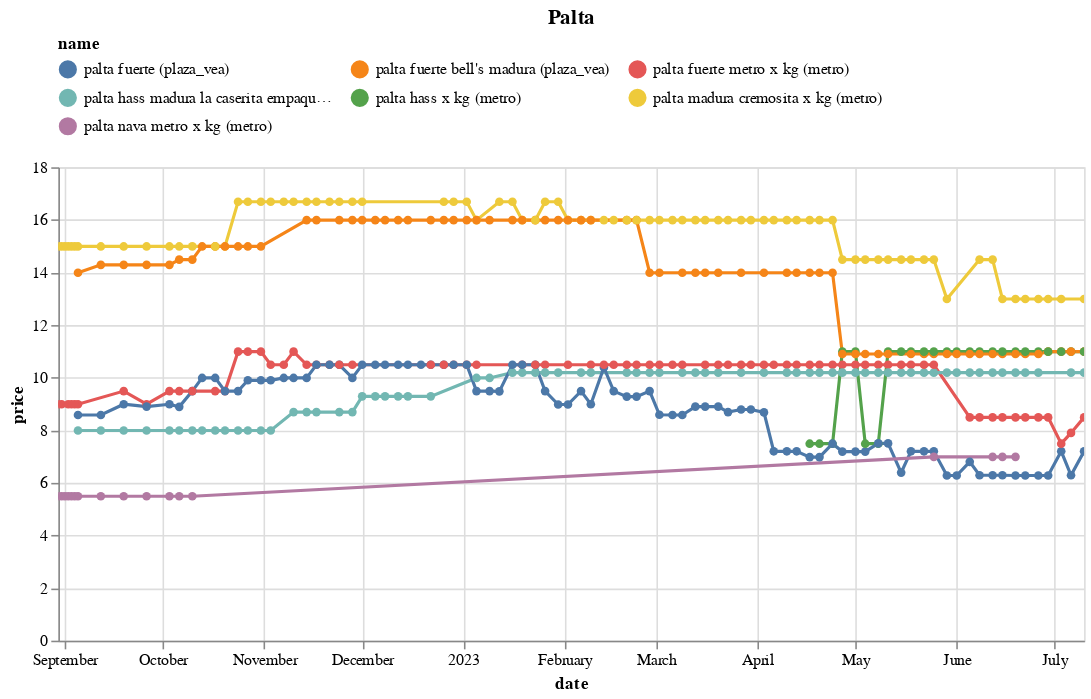

Notebook source saved alongside this figure:
### Code cell
(df
 .loc[df.name.isin(names)]
 .pipe(alt.Chart)
 .mark_line(point=True)
 .encode(x='date', y='price', color='name', tooltip=['name','price'])
 .properties(width=650, title='Palta')
 .interactive()
 .configure_legend(orient='top', columns=3)
)

### Figure 1 — Vega-Lite specification as saved in the notebook (floating-point values rounded to 4 significant figures; data arrays with more than 128 entries replaced by an {"elided": "..."} marker saying what was removed)
{"config": {"view": {"continuousWidth": 300, "continuousHeight": 300}, "legend": {"columns": 3, "orient": "top"}}, "data": {"name": "data-bc001a02294ca26d103d7ca5202a1e24"}, "mark": {"type": "line", "point": true}, "encoding": {"color": {"field": "name", "type": "nominal"}, "tooltip": [{"field": "name", "type": "nominal"}, {"field": "price", "type": "quantitative"}], "x": {"field": "date", "type": "temporal"}, "y": {"field": "price", "type": "quantitative"}}, "params": [{"name": "param_14", "select": {"type": "interval", "encodings": ["x", "y"]}, "bind": "scales"}], "title": "Palta", "width": 650, "$schema": "https://vega.github.io/schema/vega-lite/v5.8.0.json", "datasets": {"data-bc001a02294ca26d103d7ca5202a1e24": {"elided": "422 records"}}}
